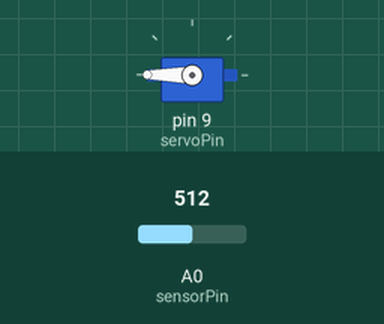
This sketch was run on a simulated Arduino Uno, built with avr-gcc and run on an emulated ATmega328P. Shown: servo. The inputs (shaded band) are chosen by the test bench; at power-on: A0 (sensorPin) = 512.

Above: at 1.2 s.
1.3 s: A0 (sensorPin) set to 6
2.8 s: A0 (sensorPin) set to 3
At 3.4 s:
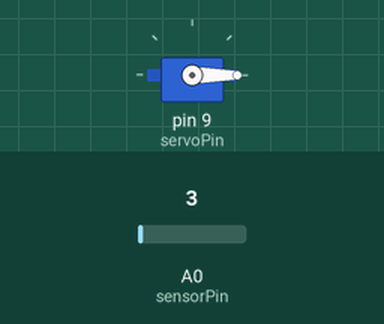
4.3 s: A0 (sensorPin) set to 40
At 4.7 s:
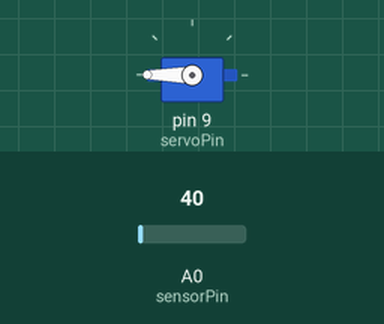
5.8 s: A0 (sensorPin) set to 0
At 7.1 s:
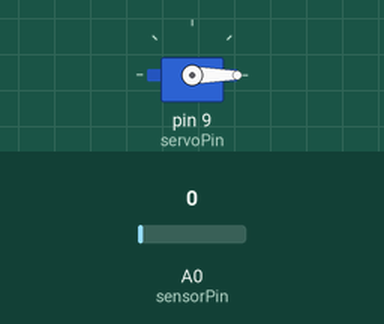
Timing chart, 0 to 8.3 s (numbered marks = the images above; inputs shaded):
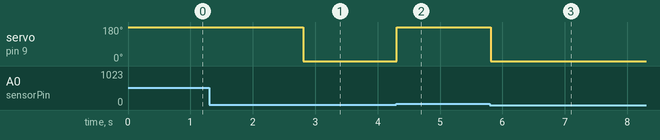

Measured:
- the behaviour switches between 5 and 4 on A0 (sensorPin) (found by bisection; images 0 and 1)
- after the input at 1.3 s, every drawn part: stays the same
- after the input at 2.8 s, servo on pin 9 (servoPin): 180° → 0° at once
- after the input at 4.3 s, servo on pin 9 (servoPin): 0° → 180° at once
- after the input at 5.8 s, servo on pin 9 (servoPin): 180° → 0° at once

The sketch:

exandounamano.ino
```cpp
// (licence header left out)
#include <Servo.h>

int sensorPin = 0;
int servoPin = 9;

int inputReading;
int sensorHighThreshold = 30;
int sensorLowThreshold = 5;

Servo handServo;
// Servo position in degrees.
int position = 0;

void setup()
{
  // Init the servo output.
  pinMode(servoPin, OUTPUT);
  handServo.attach(servoPin);

  // Init sensor input.
  inputReading = 0;
  pinMode(sensorPin, INPUT);
}

void moveServo(int pos)
{
  handServo.write(pos);

  // Wait for the servo to move.
  delay(300);
}

void loop()
{
  // Read the input value.
  inputReading = analogRead(sensorPin);

  if (inputReading >= sensorHighThreshold) {
    if (position != 180) {
      position = 180;
      moveServo(position);
    }
  } else {
    if (inputReading < sensorLowThreshold) {
      if (position != 0) {
        position = 0;
        moveServo(position);
      }
    }
  }

  delay(50);
}
```
